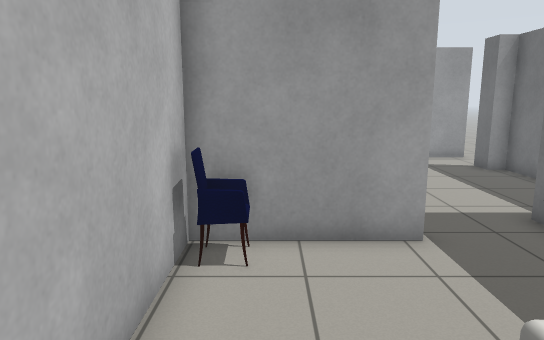
View 1 (above)

21 first-person views from a walk through a Gazebo world. The camera is 1.3 m above the floor, tilts 10° down and sees 70° across. Floor lines are 1 m apart. The floor is counted in squares, 0.5 m on a side. Each view is taken from the middle of a square. On the plan, view 1 faces up. The plan holds only what a view shows up to about 20 squares ahead; the rest is blank.

View 2
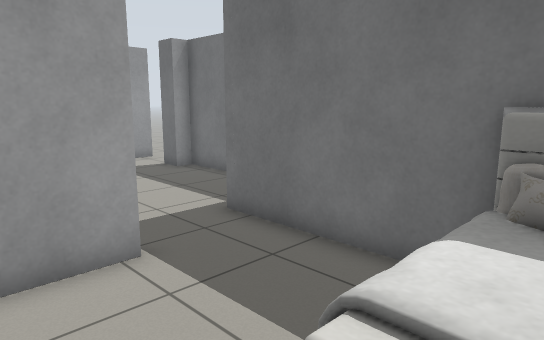

View 3
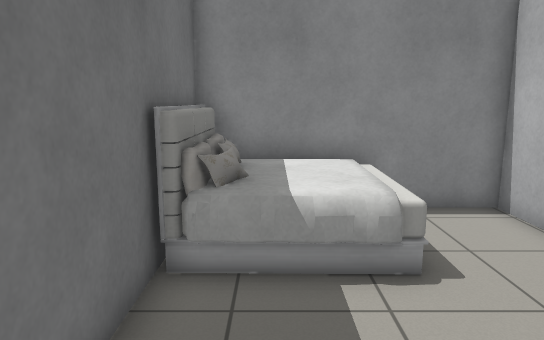

View 4
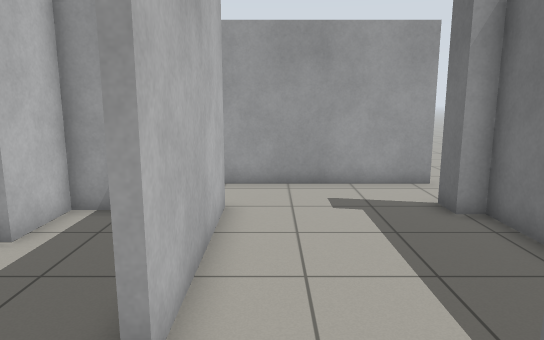

View 5
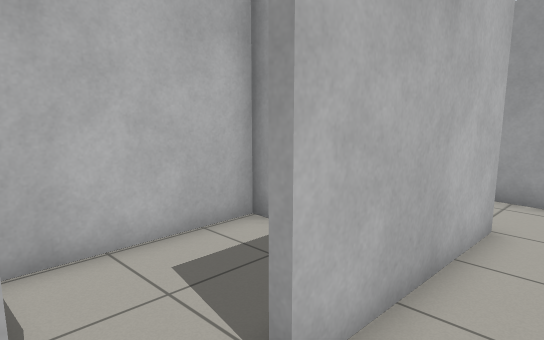

View 6
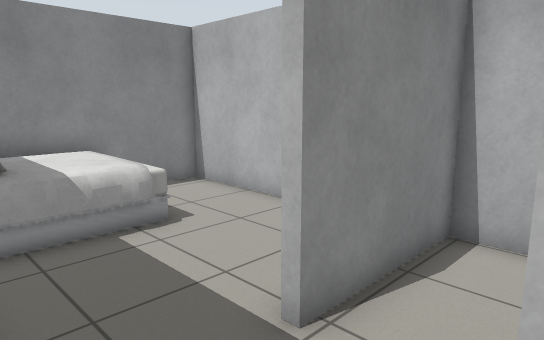

View 7
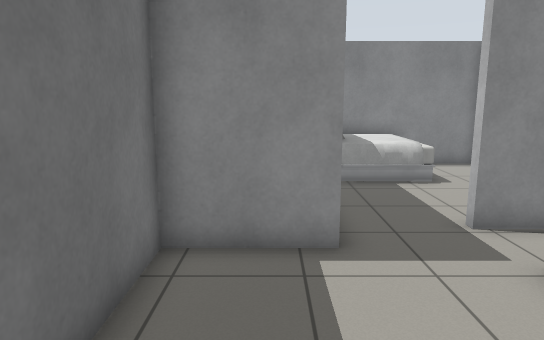

View 8
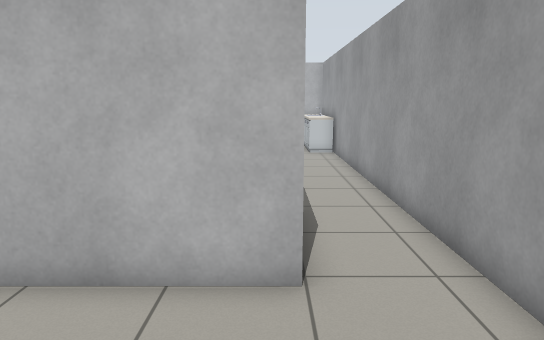

View 9
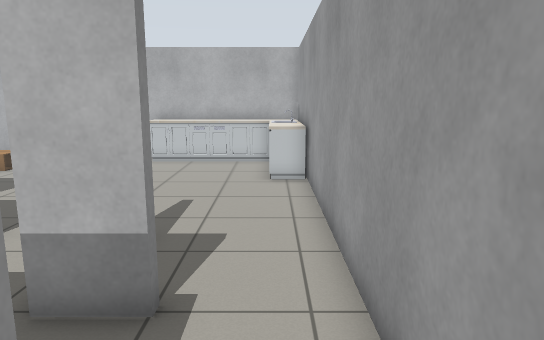

View 10
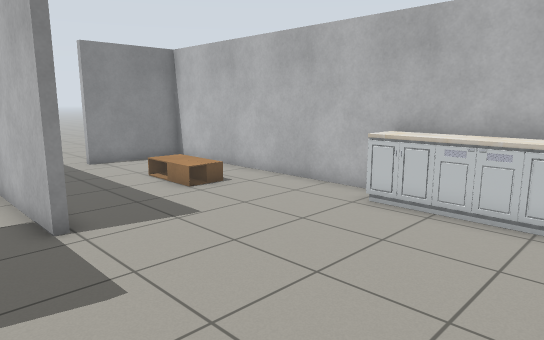

View 11
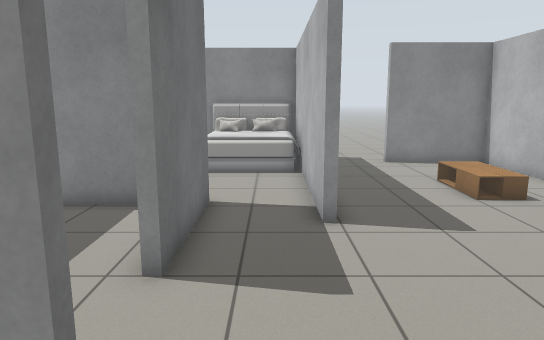

View 12
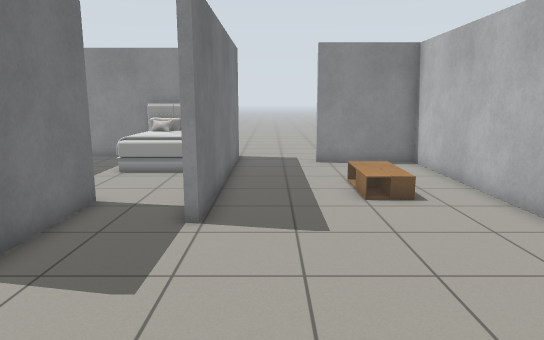

View 13
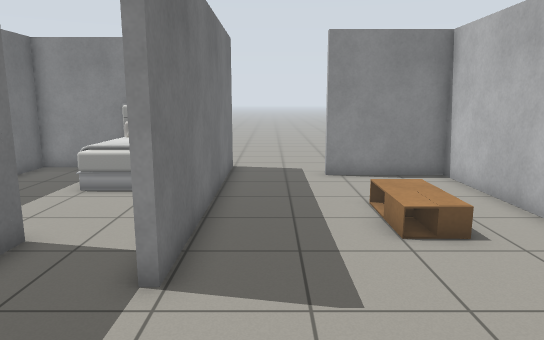

View 14
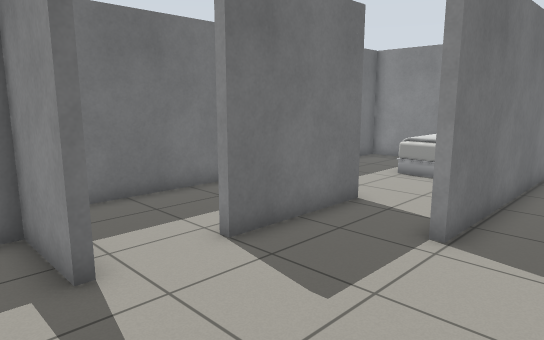

View 15
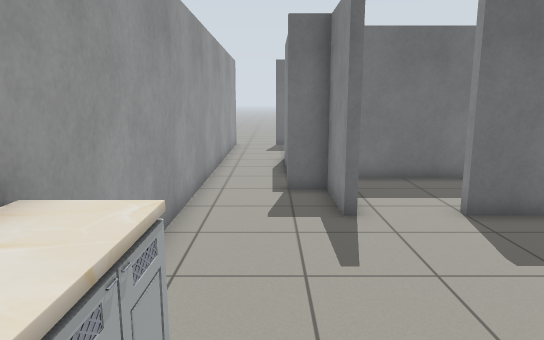

View 16
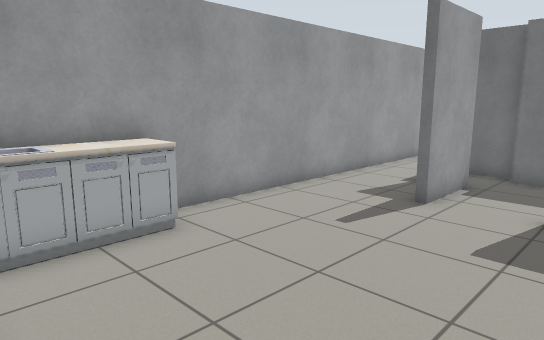

View 17
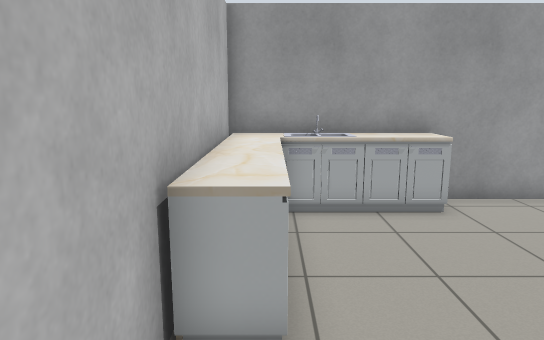

View 18
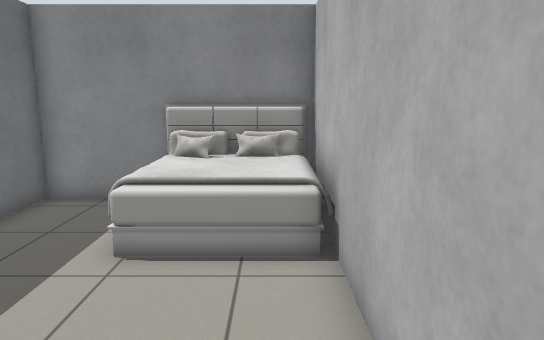

View 19
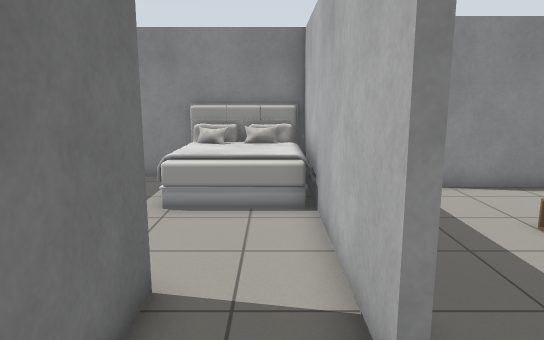

View 20
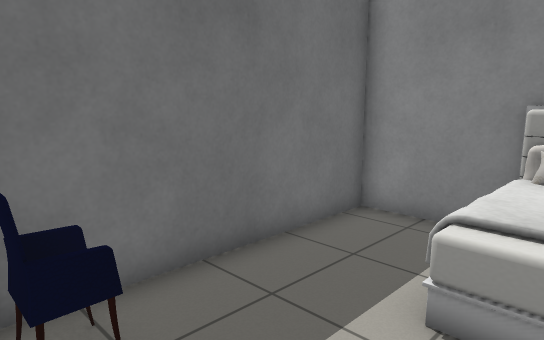

View 21
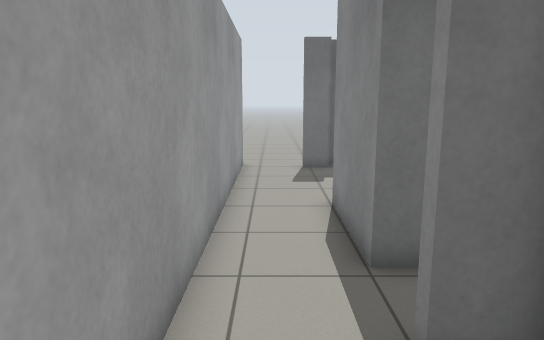

### Floor plan
Key: @ floor where view 1 was taken; # wall or solid block; . floor; C chair; B bed; K kitchen cabinet; T coffee table.
Columns run from 17 left of view 1 to 10 right of it. Each row starts with its distance up from view 1.
 19                           ..
 18 #KKKK######################.
 17 KKKKKK......................
 16 KK........................#.
 15 KK...........#..#####.....#
 14 KK.........###..#.. #.....#
 13 KK.............##.. #.....#
 12 #K.............#....#.....#
 11 #..........#...#....#.....#
 10 #..........#...#....#.....#
  9 #..........#...#..........#
  8 #.......#..#...#.......####
  7 #..T....#..#########...#
  6 #.TT....#...  C#C......#
  5 #.TT....#......#.......#
  4 #.......#......#.......#
  3 #.......#BBB...#.......#
  2 #.......BBBBB..#...BBBB#
  1 #.......BBBBB..#...BBBB#
  0 #####...BBBBB..#.@.BBBB#
 -1     ....#BBBB######BBBB#
 -2     ....
 -3     ....

Positions as (right, up) in squares from view 1, and headings:
1: (0, 0), facing up
2: (0, 1), facing up-right
3: (4, 8), facing down
4: (4, 6), facing up
5: (5, 7), facing up-left
6: (6, 10), facing down-left
7: (7, 15), facing down
8: (8, 15), facing left
9: (1, 17), facing left
10: (-7, 17), facing down-left
11: (-8, 17), facing down
12: (-11, 17), facing down
13: (-11, 14), facing down
14: (-12, 16), facing down-right
15: (-15, 16), facing right
16: (-16, 10), facing up-right
17: (-16, 8), facing up
18: (-8, 9), facing down
19: (-8, 12), facing down
20: (-7, 7), facing down-right
21: (-7, 17), facing right
